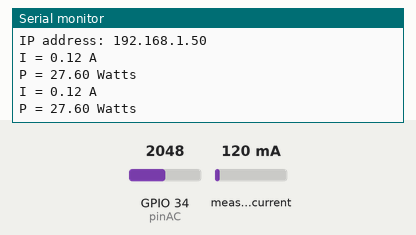
The sketch below on a simulated ESP32. Parts: the last lines printed to the serial monitor. The inputs (shaded band) are chosen by the test bench; at power-on: measured current 120 mA, GPIO 34 (pinAC) = 2048. WiFi joins after 1.5 s; servers stay silent unless stated.

Above: at 7.4 s.
7.5 s: measured current set to 40 mA
At 8.8 s:
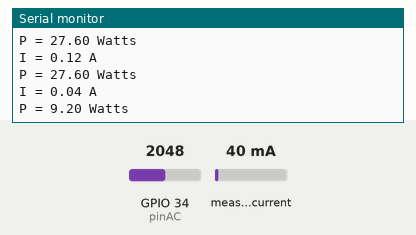
9.0 s: measured current set to 500 mA
At 11.0 s:
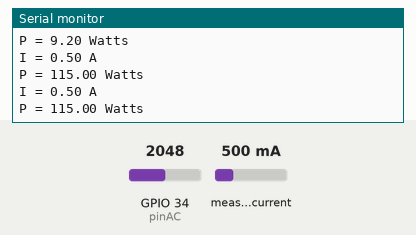
Timing chart, 0 to 12.5 s (numbered marks = the images above; inputs shaded):
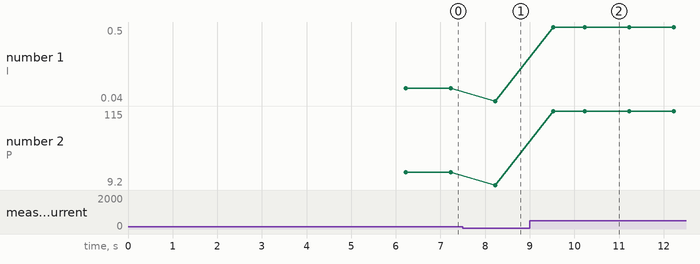

Measured:
- after the input at 7.5 s, the serial monitor: prints a new line after 0.73 s (image 1)
- after the input at 9.0 s, the serial monitor: prints a new line after 0.53 s (image 2)
- plotted number 1: 0.12 → 0.04 after the input at 7.5 s, 0.04 → 0.5 after the input at 9.0 s
- plotted number 2: 27.6 → 9.2 after the input at 7.5 s, 9.2 → 115 after the input at 9.0 s

The sketch:

ESP32_ACS712_Blynk.ino
```cpp
#define BLYNK_PRINT Serial
//*****************Libraries*********************************
#include "ACS712.h"
//ESP32----------------------------
#include <WiFi.h>
#include <HTTPClient.h>
#include <SimpleTimer.h>
#include <ArduinoJson.h>
#include <WiFiClientSecure.h>
#include <UniversalTelegramBot.h>
#include <WiFiClient.h>
#include <BlynkSimpleEsp32.h>
//***********************************************************
#define TypeSen    ACS712_05B
#define pinAC      34
#define pinLED     26
#define pinRelay   25

#define VpinWatts  V0
#define VpinAmps   V1
#define VpinMaxW   V2
#define VpinMaxA   V3
#define VpinACV    V4

#define CHAT_ID "Telegram ChatID"
#define BOTtoken "123456789:Bot Token"

char auth[] = "Blynk Auth Token";
//***********************************************************
//ESP32 Temprerature
#ifdef __cplusplus
extern "C" {
#endif
uint8_t temprature_sens_read();
#ifdef __cplusplus
}
#endif
uint8_t temprature_sens_read();
//***********************************************************
SimpleTimer timer;
ACS712 sensor(TypeSen, pinAC);
WiFiClientSecure client;
UniversalTelegramBot bot(BOTtoken, client);
//***********************************************************
/* Set these to your desired credentials. */
#define WiFiNumber 1           //Number of the WiFi networks
const char* ssid[] = {"SSID"};
const char* pass[] = {"Password"};
//***********************************************************
String getData, Link;

unsigned long previousMillis1 = 0;
unsigned long previousMillis2 = 0;
unsigned long previousMillis3 = 0;
//***********************************************************
//User defined values
int ACvolts = 230;
double maxWatts = 50;
double maxAmps = 0;

bool WiFireconnect  = true;
bool Blynkreconnect = true;
bool sendTelegram = true;
//***********************************************************
BLYNK_WRITE(VpinMaxW) {
  maxWatts = param.asFloat();
}
//***********************************************************
BLYNK_WRITE(VpinMaxA) {
  maxAmps = param.asFloat();
}
//***********************************************************
BLYNK_WRITE(VpinACV) {
  ACvolts = param.asInt();
}
//***********************************************************
void SendNotif() {
  bot.sendMessage(CHAT_ID, "The power consumption is too HIGH, please check", "");
}
//***********************************************************
void SendData() {
  //---------------------------------------------
  float I = sensor.getCurrentAC();
  float P = ACvolts * I;
  //---------------------------------------------
  if (P > maxWatts && sendTelegram) {
    digitalWrite(pinRelay, HIGH);
    sendTelegram = false;
    SendNotif();
  }
  //---------------------------------------------
  Serial.println(String("I = ") + I + " A");
  Serial.println(String("P = ") + P + " Watts");
  Blynk.virtualWrite(VpinAmps, I);
  Blynk.virtualWrite(VpinWatts, P);
  //---------------------------------------------
  if ((millis() - previousMillis2) > 300000) {
    previousMillis2 = millis();
    sendTelegram = true;
  }
}
//***********************************************************
void setup() {
  Serial.begin(9600);
  //---------------------------------------------
  uint16_t acc = 0;
  for (int i = 0; i < 10; i++) {
    acc += analogRead(pinAC);
  }
  Serial.print("zero= ");
  Serial.println(acc / 10);
  Serial.print("calibrate= ");
  Serial.println(sensor.calibrate());
  //---------------------------------------------
  //  sensor.setZeroPoint(1813);
  WiFi.mode(WIFI_OFF);
  delay(1000);
  WiFi.mode(WIFI_STA);
  connectToWiFi();
  //---------------------------------------------
  bot.sendMessage(CHAT_ID, "The Outlet is online.", "");
  //---------------------------------------------
  timer.setInterval(1000L, SendData);
  //---------------------------------------------
  digitalWrite(pinRelay, HIGH);
  //---------------------------------------------
  sensor.calibrate();
  //---------------------------------------------
  digitalWrite(pinRelay, HIGH);
  //---------------------------------------------
  Blynk.virtualWrite(VpinACV, ACvolts);
  delay(2000);
}
//***********************************************************
void loop() {
  CheckNet();
  timer.run();
  if (Blynk.connected()) {
    Blynk.run();
  }
  if (millis() - previousMillis3 >= 40000) {
    previousMillis3 = millis();
    WiFireconnect = true;
    Blynkreconnect = true;
  }
}
//***********************************************************
void CheckNet() {
  if (!Blynk.connected()) {
    if ( !WiFi.isConnected() ) {
      digitalWrite(pinLED, LOW);
      if (WiFireconnect) {
        WiFireconnect = false;
        connectToWiFi();
      }
    }
    else {
      digitalWrite(pinLED, HIGH);
      if (Blynkreconnect) {
        Blynkreconnect = false;
        Blynk.connect(6000);
      }
    }
  }
}
//********************connect to the WiFi*******************
void connectToWiFi() {
  for (int i = 0; i < WiFiNumber; i++) {
    WiFi.begin(ssid[i], pass[i]);
    Serial.print("\nTry Connecting to ");
    Serial.print(ssid[i]);

    unsigned long previousMillis0 = 0;
    bool state = true;
    uint32_t periodToConnect = 25000L;
    for (uint32_t StartToConnect = millis(); (millis() - StartToConnect) < periodToConnect;) {
      if ( WiFi.status() != WL_CONNECTED ) {
        if ((millis() - previousMillis0) > 300) {
          digitalWrite(pinLED, state);
          previousMillis0 = millis();
          state = !state;;
        }
        Serial.print(".");
        delay(200);
      } else {
        break;
      }
    }
    if (WiFi.isConnected()) {
      break;
    }
  }

  if ( !WiFi.isConnected() ) {
    Serial.println("\nFailed to connect to all the WiFi networks");
    digitalWrite(pinLED, LOW);
  }
  else {
    Serial.println("\nWiFi connected");
    for (int i = 0; i < 5; i++) {
      digitalWrite(pinLED, HIGH);
      delay(100);
      digitalWrite(pinLED, LOW);
      delay(100);
    }
    Serial.print("IP address: ");
    Serial.println(WiFi.localIP());  //IP address assigned to your ESP
    Blynk.config(auth, IPAddress(139,59,206,133), 8080);
    if (!Blynk.connected()) {
      Blynk.connect(6000);
    }
  }
}
```
